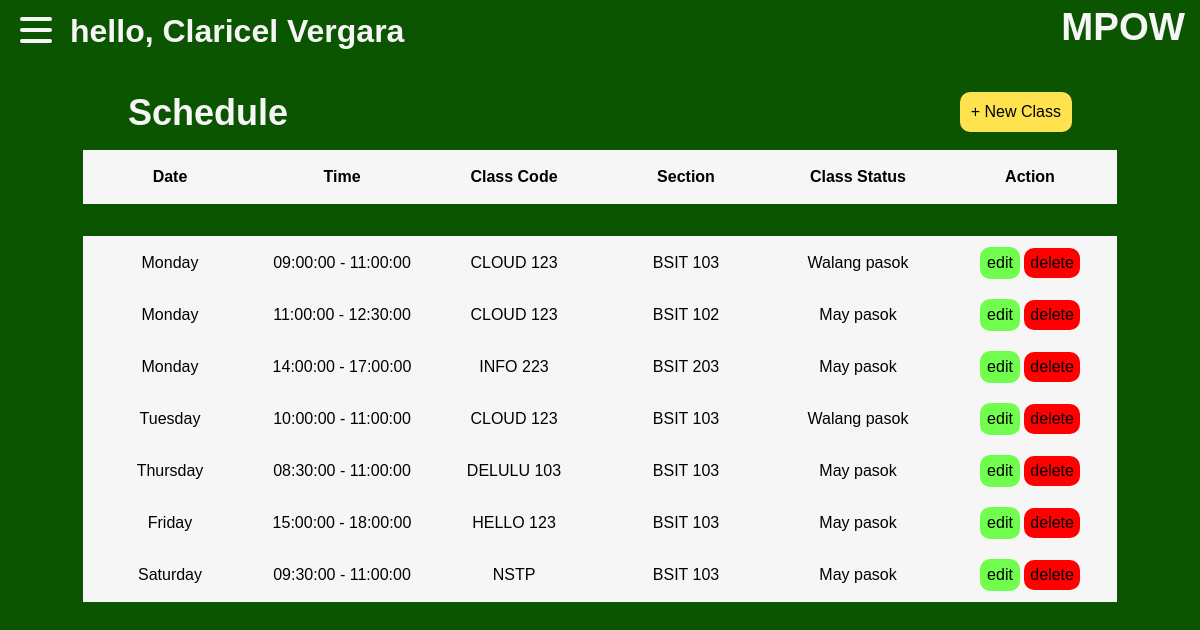
The app's page /teacherdb.php?user=clvrgr with its own data.
### tables this page shows
CREATE TABLE `schedule` (
  `schedule_id` int(11) NOT NULL,
  `class_id` int(11) NOT NULL,
  `day` enum('Monday','Tuesday','Wednesday','Thursday','Friday','Saturday') NOT NULL,
  `start_time` time NOT NULL,
  `end_time` time NOT NULL,
  `classstatus` enum('May pasok','Walang pasok') NOT NULL
);

CREATE TABLE `classes` (
  `class_id` int(11) NOT NULL,
  `classcode` varchar(64) NOT NULL,
  `instructor_id` int(11) NOT NULL,
  `section` varchar(64) NOT NULL
);

### teacherdb.php (the view, shortened to what this page needs)
<?php
  $hostname = 'localhost';
  $username = 'root';
  $password = '';
  $dbname = 'mpow';
  $konek = mysqli_connect($hostname, $username, $password, $dbname);
    $result = $konek->query("SELECT s.schedule_id, s.day, s.start_time, s.end_time, s.classstatus,
    c.section AS section, c.classcode AS classcode
    FROM schedule s JOIN classes c ON c.class_id=s.class_id
    JOIN instructors i ON c.instructor_id = i.instructor_id
    WHERE c.instructor_id=1
    ORDER BY s.day, s.start_time;
    ");
    if(isset($_GET['user'])){
        $username = $_GET['user'];
    }
    $firstname = isset($_SESSION['firstname']) ? $_SESSION['firstname'] : '';
    $lastname = isset($_SESSION['lastname']) ? $_SESSION['lastname'] : '';
?>
<!DOCTYPE html>
<html lang="en">
<head>
</head>
<body>
    <div class="parent-container">
        <div class="navbar">
            <div class="container nav-container">
                <div class="hamburger-lines">
                <span class="line line1"></span>
                <span class="line line2"></span>
                <span class="line line3"></span>
                </div>
            <div class="teacherName">
                <h1>hello, <?php echo $firstname . " ". $lastname ?></h1>
            </div>
            <div class="title">
                <h1>MPOW</h1>
            </div>
            </div>
        </div>
            <div class="schedheader">
                <div class="schedh1">
                    <h1>Schedule</h1>
                </div>
                <div class="newclassbutton">
                    <a href="/webfinals/newclass.php?user=<?php echo $username; ?>">+ New Class</a>
                </div>
            </div>
    <section class="schedulearea">
            <div class="tableheader">
                <table>
                    <th>Date</th>
                    <th>Time</th>
                    <th>Class Code</th>
                    <th>Section</th>
                    <th>Class Status</th>
                    <th>Action</th>
                </table>
            </div>
            <div class="schedtable">
                <table>
                    <tbody>
                        <?php
                            foreach ($result as $row) {
                                echo "<tr>";
                                echo "<td>" . $row['day'] . "</td>";
                                echo "<td>" . $row['start_time'] . " - " . $row['end_time'] . "</td>";
                                echo "<td>" . $row['classcode'] . "</td>";
                                echo "<td>" . $row['section'] . "</td>";
                                echo "<td>" . $row['classstatus'] . "</td>";
                                echo "<td> <a href='editclass.php?edit=" . $row['schedule_id'] . "&user=" . $username . "' class='edit'>edit</a> <a href='teacherdb.php?delete=" . $row['schedule_id'] . "&user=" . $username . "' class='delete'>delete</a></td>";
                                echo "</tr>";
                            }
                            ?>
                    </tbody>
                </table>
            </div>
    </section>
</body>
</html>

### teacherdb.php (style rules this page uses)
* { padding: 0; margin: 0; }
body { background-color: #0C5500; font-family: Helvetica; }
.navbar { padding-bottom:2rem; }
.nav-container { display: flex; justify-content: space-between; align-items: center; height: 62px; }
.nav-container { display: block; position: relative; height: 60px; }
.nav-container .hamburger-lines { display: block; height: 26px; width: 32px; position: absolute; top: 17px; left: 20px; z-index: 2; display: flex; flex-direction: column; justify-content: space-between; }
.nav-container .hamburger-lines .line { display: block; height: 4px; width: 100%; border-radius: 10px; background: #f6f6f6; }
.nav-container .hamburger-lines .line1 { transform-origin: 0% 0%; transition: transform 0.4s ease-in-out; }
.nav-container .hamburger-lines .line2 { transition: transform 0.2s ease-in-out; }
.nav-container .hamburger-lines .line3 { transform-origin: 0% 100%; transition: transform 0.4s ease-in-out; }
.title { position: absolute; top: 5px; right: 15px; font-size: 1.2rem; color: #f6f6f6; }
.teacherName { position: absolute; top: 13px; left: 70px; font-size: 1rem; color: #f6f6f6; }
.parent-container { display:flex; flex-direction:column; }
.schedulearea { display:flex; flex-direction: column; align-items:center; gap:2rem; padding-top: 1rem; padding-bottom: 2rem; }
.schedulearea table { background-color: #f6f6f6; }
.schedulearea table th { width: 170px; height: 50px; }
.schedulearea table td { width: 170px; height: 50px; text-align: center; }
.schedheader { display:flex; margin-left: 8rem; margin-right: 8rem; justify-content: space-between; }
.schedheader h1 { font-size: 36px; text-align: left; color: #f6f6f6; }
.newclassbutton a { display: inline-block; color: black; padding: 11px; text-decoration:none; text-align: center; background-color: #FFE34E; border-radius: 10px; }
.edit { display: inline-block; color: black; padding: 7px; text-decoration:none; text-align: center; background-color: #70FD4D; border-radius: 10px; border: none; }
.delete { display: inline-block; color: black; padding: 6px; text-decoration:none; text-align: center; background-color: red; border-radius: 10px; border:none; }

### records on screen
schedule: day "Monday", start_time "09:00:00", end_time "11:00:00", class.classcode "CLOUD 123", class.section "BSIT 103", classstatus "Walang pasok"
schedule: day "Monday", start_time "11:00:00", end_time "12:30:00", class.classcode "CLOUD 123", class.section "BSIT 102", classstatus "May pasok"
schedule: day "Monday", start_time "14:00:00", end_time "17:00:00", class.classcode "INFO 223", class.section "BSIT 203", classstatus "May pasok"
schedule: day "Tuesday", start_time "10:00:00", end_time "11:00:00", class.classcode "CLOUD 123", class.section "BSIT 103", classstatus "Walang pasok"
schedule: day "Thursday", start_time "08:30:00", end_time "11:00:00", class.classcode "DELULU 103", class.section "BSIT 103", classstatus "May pasok"
schedule: day "Friday", start_time "15:00:00", end_time "18:00:00", class.classcode "HELLO 123", class.section "BSIT 103", classstatus "May pasok"
schedule: day "Saturday", start_time "09:30:00", end_time "11:00:00", class.classcode "NSTP", class.section "BSIT 103", classstatus "May pasok"

### other values on screen
$firstname "Claricel"
$lastname "Vergara"
